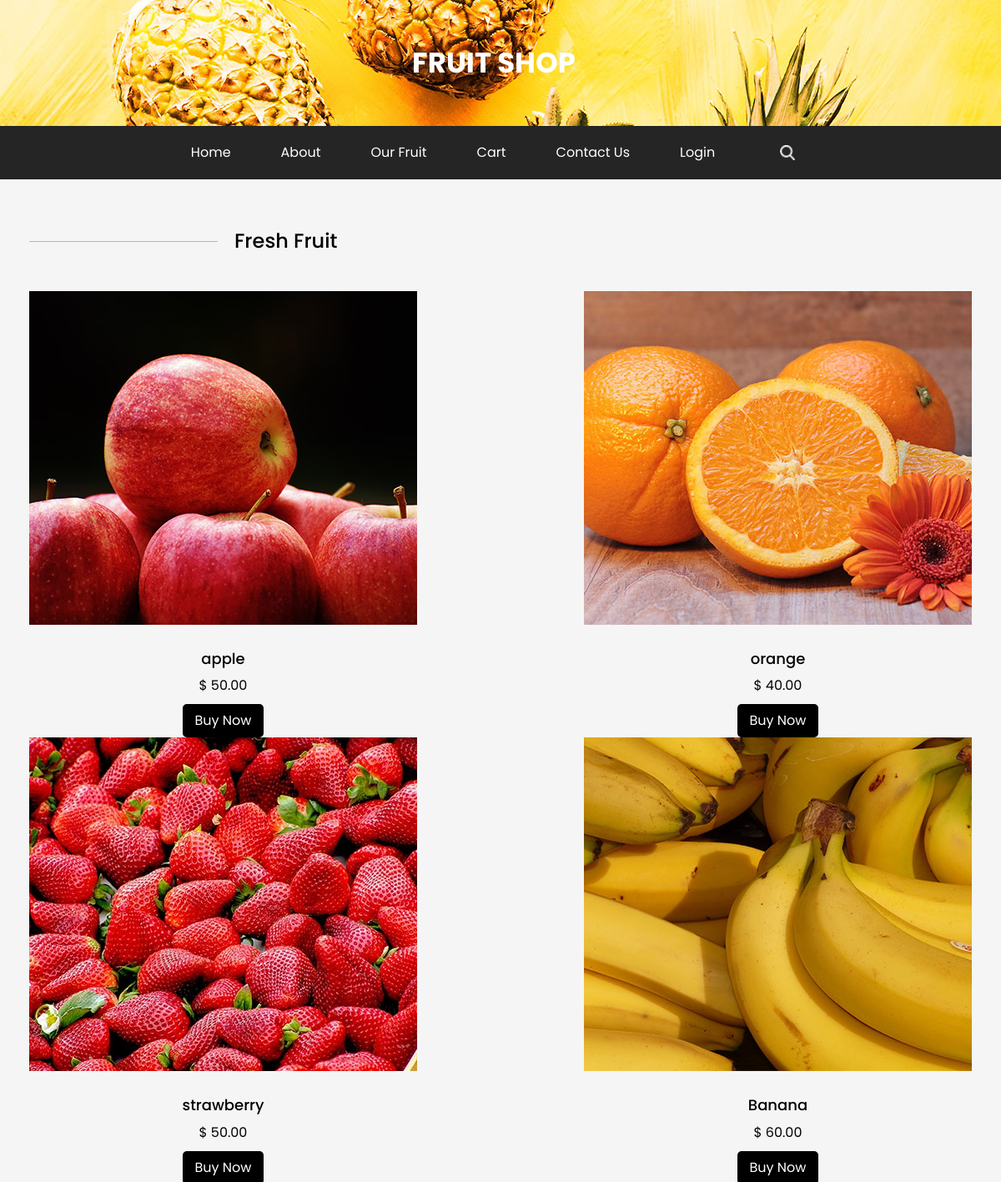
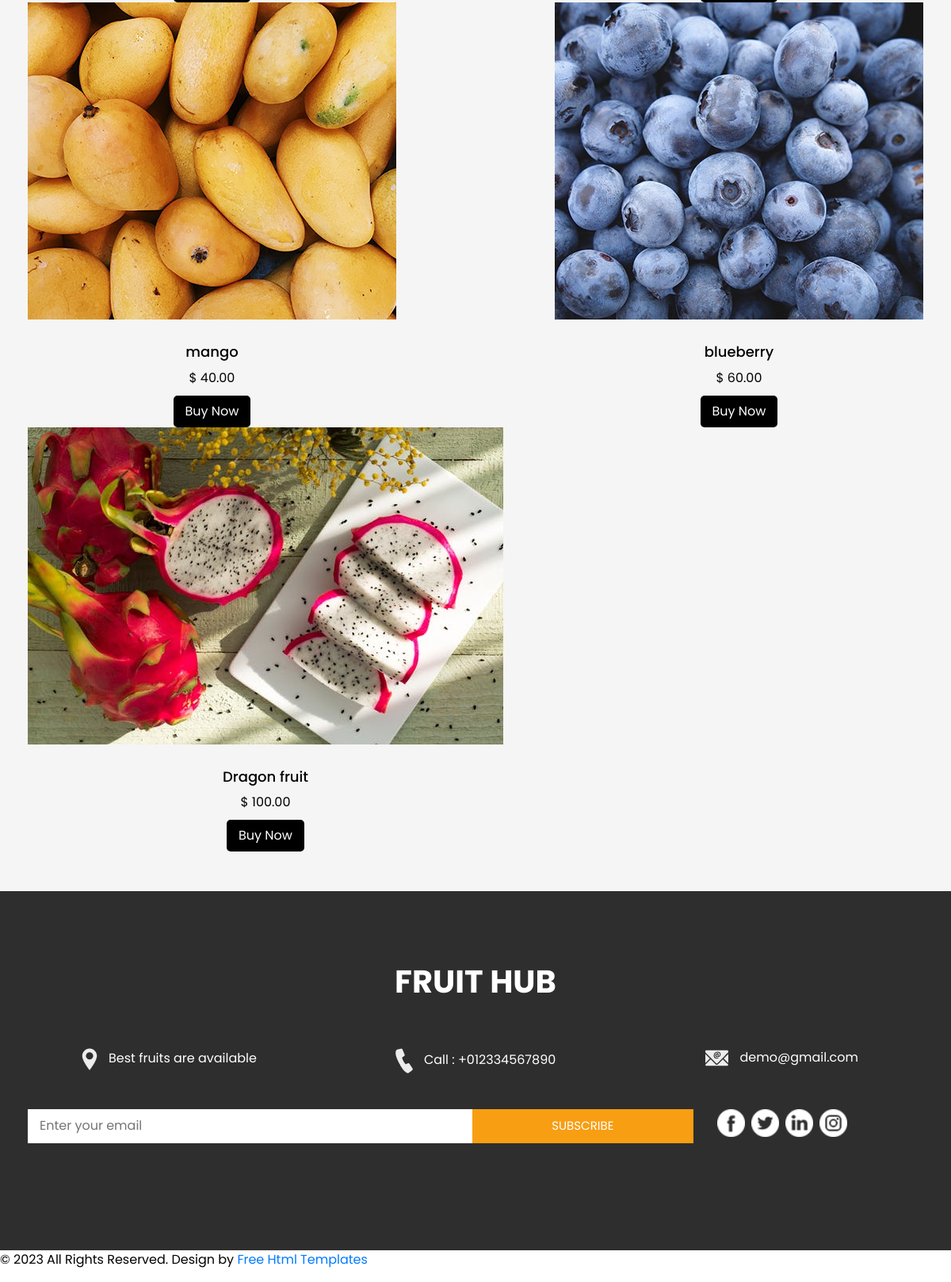
/fruits/, run on the app's committed database (2 pictures, top to bottom).
### shop/models.py (models this page shows, shortened)
class Fruit(models.Model):
    name = models.CharField(max_length=100)
    image = models.ImageField(upload_to='fruits/')
    price = models.DecimalField(max_digits=10, decimal_places=2)
    quantity = models.PositiveIntegerField()

### shop/views.py (the view)
# urls.py: path('fruits/', views.fruit, name='fruits'),
def fruit(request):
    fruits = Fruit.objects.all()
    return render(request, 'fruit.html', {'fruits': fruits})

### templates/fruit.html (shortened to what this page needs)
{% load static %}
<!DOCTYPE html>
<html>
<head>
  <link rel="stylesheet" type="text/css" href="https://cdnjs.cloudflare.com/ajax/libs/OwlCarousel2/2.1.3/assets/owl.carousel.min.css' %}" />
  <link rel="stylesheet" type="text/css" href="{% static 'css/bootstrap.css' %}" />
  <link href="{% static 'css/style.css' %}" rel="stylesheet" />
  <link href="{% static 'css/responsive.css' %}" rel="stylesheet" />
</head>
<body class="sub_page">
  <div class="hero_area">
    <div class="brand_box">
      <a class="navbar-brand" href="index.html">
        <span>
          Fruit Shop
        </span>
      </a>
    </div>
  </div>
  <section class="nav_section">
    <div class="container">
      <div class="custom_nav2">
        <nav class="navbar navbar-expand custom_nav-container ">
          <div class="collapse navbar-collapse" id="navbarSupportedContent">
            <div class="d-flex  flex-column flex-lg-row align-items-center">
              <ul class="navbar-nav  ">
                <li class="nav-item active">
                  <a class="nav-link" href="/">Home <span class="sr-only">(current)</span></a>
                </li>
                <li class="nav-item">
                  <a class="nav-link" href="{% url 'about' %}">About </a>
                </li>
                <li class="nav-item">
                  <a class="nav-link" href="../fruits/">Our Fruit </a>
                </li>
                <li class="nav-item">
                  <a class="nav-link" href="{% url 'cart' %}">Cart</a>
                </li>
                <li class="nav-item">
                  <a class="nav-link" href="{% url 'contact' %}">Contact Us</a>
                </li>
                <li class="nav-item">
                  <a class="nav-link" href="#">Login</a>
                </li>
              </ul>
              <form class="form-inline my-2 my-lg-0 ml-0 ml-lg-4 mb-3 mb-lg-0">
                <button class="btn  my-2 my-sm-0 nav_search-btn" type="submit"></button>
              </form>
            </div>
          </div>
        </nav>
      </div>
    </div>
  </section>
{% block content %}
<section class="fruit_section layout_padding">
  <div class="container">
    <div class="heading_container">
      <hr>
      <h2>Fresh Fruit</h2>
    </div>
    <div class="img-box">
      {% for fruit in fruits %}
      <div class="link_box">
        <img src="{{ fruit.image.url }}" alt="{{ fruit.name }}">
        <h5>{{ fruit.name }}</h5>
        <p>$ {{ fruit.price }}</p>
        <a href="{% url 'add_to_cart' fruit.id %}" class="buy_now_button">Buy Now</a>
      </div>
      {% endfor %}
    </div>
  </div>
</section>
{% endblock %}
<section class="info_section layout_padding">
  <div class="container">
    <div class="info_logo">
      <h2>
        Fruit Hub
      </h2>
    </div>
    <div class="info_contact">
      <div class="row">
        <div class="col-md-4">
          <a href="">
            <img src="{% static 'images/location.png' %}" alt="">
            <span>
              Best fruits are available
            </span>
          </a>
        </div>
        <div class="col-md-4">
          <a href="">
            <img src="{% static 'images/call.png' %}" alt="">
            <span>
              Call : +012334567890
            </span>
          </a>
        </div>
        <div class="col-md-4">
          <a href="">
            <img src="{% static 'images/mail.png' %}" alt="">
            <span>
              demo@gmail.com
            </span>
          </a>
        </div>
      </div>
    </div>
    <div class="row">
      <div class="col-md-8 col-lg-9">
        <div class="info_form">
          <form action="">
            <input type="text" placeholder="Enter your email">
            <button>
              subscribe
            </button>
          </form>
        </div>
      </div>
      <div class="col-md-4 col-lg-3">
        <div class="info_social">
          <div>
            <a href="">
              <img src="{% static 'images/facebook-logo-button.png' %}" alt="">
            </a>
          </div>
          <div>
            <a href="">
              <img src="{% static 'images/twitter-logo-button.png' %}" alt="">
            </a>
          </div>
          <div>
            <a href="">
              <img src="{% static 'images/linkedin.png' %}" alt="">
            </a>
          </div>
          <div>
            <a href="">
              <img src="{% static 'images/instagram.png' %}" alt="">
            </a>
          </div>
        </div>
      </div>
    </div>
  </div>
</section>
  <p>
    &copy; <span id="displayYear"></span> All Rights Reserved. Design by
    <a href="https://html.design/">Free Html Templates</a>
  </p>
</body>
</html>

### static/css/style.css (style rules this page uses)
body { font-family: "Poppins", sans-serif; color: #040000; background-color: #ffffff; }
.layout_padding { padding: 90px 0; }
.sub_page .brand_box { position: relative; background-image: url(../images/slider-img.jpg); padding: 45px 0; }
.sub_page .nav_section { margin-top: 0; background-color: #252525; }
.brand_box { position: absolute; top: 0; left: 0; z-index: 9; width: 100%; display: -webkit-box; display: -ms-flexbox; display: flex; -webkit-box-pack: center; -ms-flex-pack: center; justify-content: center; }
.brand_box .navbar-brand span { font-size: 34px; font-weight: bold; color: #ffffff; text-transform: uppercase; }
a, a:hover, a:focus { text-decoration: none; }
.btn, .btn:focus { outline: none !important; -webkit-box-shadow: none; box-shadow: none; }
.custom_nav-container { z-index: 99999; padding: 15px 0; }
.custom_nav-container .nav_search-btn { margin: auto; }
.nav_section { margin-top: -32px; }
.nav_section .custom_nav2 .custom_nav-container { padding: 10px 0; background-color: #252525; border-radius: 5px; }
.nav_section .custom_nav2 .custom_nav-container .navbar-nav .nav-item .nav-link { padding: 10px 30px; color: #ffffff; text-align: center; position: relative; }
.nav_section .custom_nav2 #navbarSupportedContent { -webkit-box-pack: center; -ms-flex-pack: center; justify-content: center; }
.nav_section .custom_nav-container .nav_search-btn { background-image: url(../images/search-icon.png); background-size: 18px; background-repeat: no-repeat; width: 35px; height: 35px; padding: 0; border: none; margin: 0 40px 0 15px; background-position: center; }
.fruit_section .heading_container { display: -webkit-box; display: -ms-flexbox; display: flex; -webkit-box-align: center; -ms-flex-align: center; align-items: center; margin-bottom: 35px; }
.fruit_section .heading_container hr { width: 20%; height: 1px; border: none; margin: 0; margin-right: 10px; background-color: #b7b7b7; }
.fruit_section .heading_container h2 { margin: 0; }
.fruit_section { background-color: #f5f5f5; padding: 50px 0; }
.container { max-width: 1200px; margin: 0 auto; padding: 0 20px; }
.heading_container { text-align: center; }
.heading_container h2 { margin: 0; padding: 10px; font-size: 24px; }
.img-box { display: flex; flex-wrap: wrap; justify-content: space-between; }
.img-box img { max-width: 100%; margin-bottom: 20px; }
.link_box { text-align: center; }
.link_box h5 { margin: 0; padding: 10px 0; font-size: 18px; }
.link_box p { margin: 0; }
.buy_now_button { display: inline-block; background-color: black; color: white; padding: 8px 15px; text-decoration: none; border-radius: 5px; margin-top: 10px; }
.container { max-width: 200px; margin: 0 auto; padding: 0 20px; }
h2 { text-align: center; margin-bottom: 20px; }
.info_section { background-color: #2e2e2e; color: #ffffff; }
.info_section .info_logo h2 { font-size: 2.5rem; text-align: center; text-transform: uppercase; font-weight: bold; }
.info_section .info_contact { margin-top: 60px; margin-bottom: 45px; }
.info_section .info_contact .col-md-4 { display: -webkit-box; display: -ms-flexbox; display: flex; -webkit-box-pack: center; -ms-flex-pack: center; justify-content: center; }
.info_section .info_contact a { color: #ffffff; }
.info_section .info_contact img { max-width: 100%; margin-right: 10px; }
.info_section .info_form { margin: 0 auto; margin-bottom: 45px; }
.info_section .info_form form { display: -webkit-box; display: -ms-flexbox; display: flex; -webkit-box-align: center; -ms-flex-align: center; align-items: center; }
.info_section .info_form form input { background-color: #ffffff; border: none; -webkit-box-flex: 2.5; -ms-flex: 2.5; flex: 2.5; outline: none; color: #000000; min-height: 42.4px; padding-left: 15px; }
.info_section .info_form form input ::placeholder { color: #ffffff; opacity: 0.2; }
.info_section .info_form form button { -webkit-box-flex: 1; -ms-flex: 1; flex: 1; display: inline-block; padding: 9px 30px; background-color: #f89e12; border: 1px solid #f89e12; color: #ffffff; font-size: 15px; text-transform: uppercase; }
.info_section .info_social { display: -webkit-box; display: -ms-flexbox; display: flex; }
.info_section .info_social img { width: 35px; margin-right: 8px; }

### static/css/responsive.css (style rules this page uses)
@media (min-width: 1200px) { .container { max-width: 1170px; } }

### data on the page
Fruit: image (picture), name "apple", price "50.00"
Fruit: image (picture), name "orange", price "40.00"
Fruit: image (picture), name "strawberry", price "50.00"
Fruit: image (picture), name "Banana", price "60.00"
Fruit: image (picture), name "mango", price "40.00"
Fruit: image (picture), name "blueberry", price "60.00"
Fruit: image (picture), name "Dragon fruit", price "100.00"
